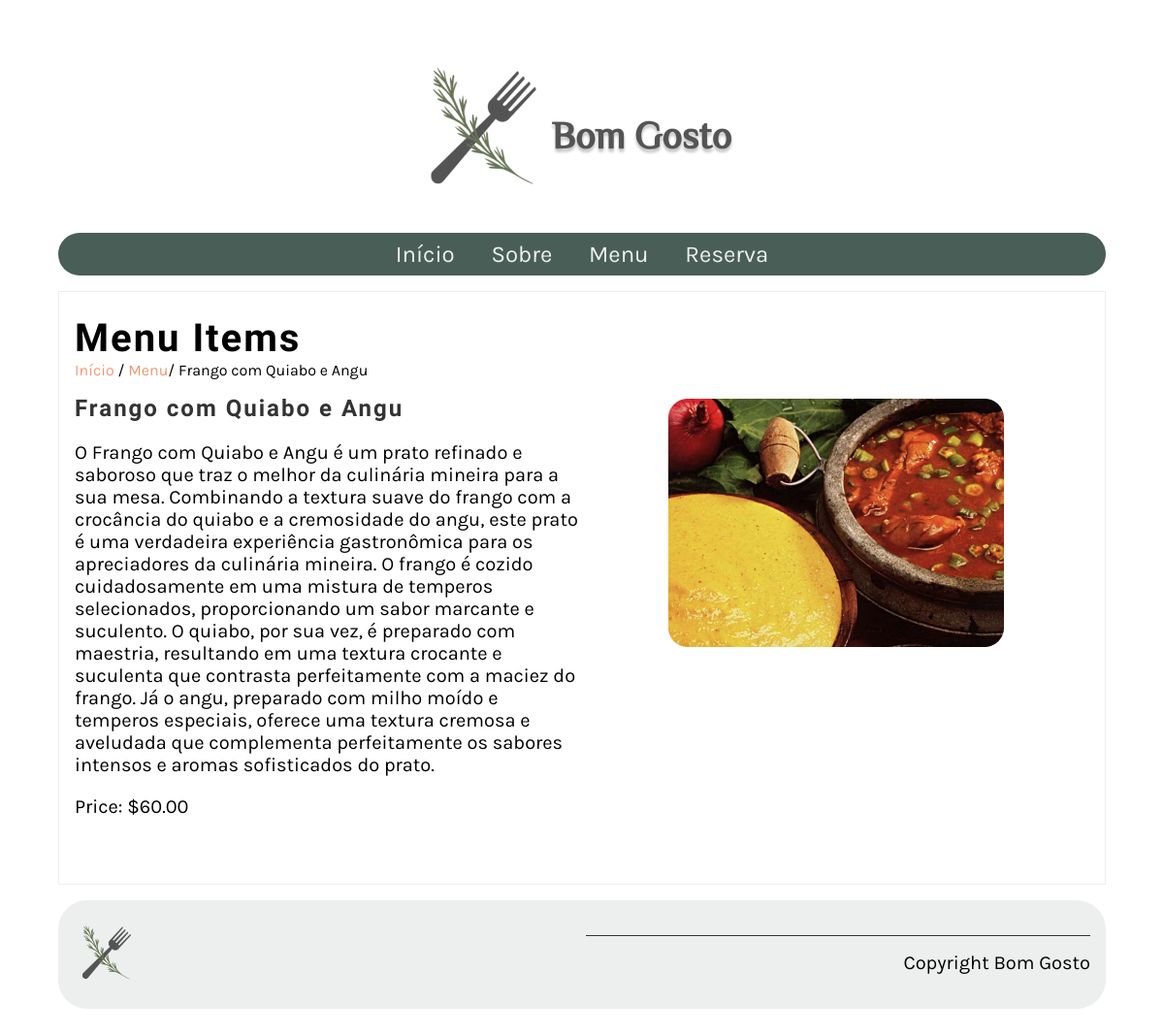
Page /menu_item/2/ on the committed database.
### restaurant/models.py (models this page shows, shortened)
class Menu(models.Model):
   name = models.CharField(max_length=200)
   price = models.IntegerField(null=False)
   menu_item_description = models.TextField(max_length=1000, default='')

### restaurant/views.py (the view)
# urls.py: path('menu_item/<int:pk>/', views.display_menu_item, name="menu_item"),
def display_menu_item(request, pk=None):
    if pk:
        menu_item = Menu.objects.get(pk=pk)
    else:
        menu_item = ""
    return render(request, 'menu_item.html', {"menu_item": menu_item})

### restaurant/templates/menu_item.html (shortened to what this page needs)
{% extends 'base.html' %} {% load static %} {% block content %}
<section>
    <article>
        <h1>Menu Items</h1>
        <span>
         <a href="{% url 'home' %}">Início</a> /
         <a href="{% url 'menu' %}">Menu</a>/
         {{menu_item.name}}
      </span>
        <div class="row">
            <div class="column">
                <h2>
                    {{ menu_item.name }}
                </h2>
                <p>
                    {{ menu_item.menu_item_description }}
                </p>
                <p>
                    Price: ${{ menu_item.price }}.00
                </p>
            </div>
            <div class="column">
                <p style="text-align: center;">
                    <img src="{% static 'img/menu_items/'|add:menu_item.name|add:'.png' %}" alt="{{ menu_item.name}}" />
                </p>
            </div>
        </div>
    </article>
</section>
{% endblock %}

### restaurant/static/css/style.css (style rules this page uses)
body { font-family: 'Karla', sans-serif; margin-top: 3rem; margin-bottom: 3rem; margin-left: 5%; margin-right: 5%; }
h1, h2, h3, h4, h5, h6 { font-family: 'Markazi Text', serif; letter-spacing: 2px; ; }
h1 { font-size: 2.5rem; margin-top: 1.5rem; margin-bottom: 0; }
h2 { font-size: 1.5rem; color: #333333; margin: 1rem 0; }
p, ul { font-size: 1.25rem; ; }
a { color: #EE9972; text-decoration: none; }
section { display: flex; gap: 2rem 1rem; margin-top: 1rem; margin-bottom: 1rem; flex-direction: row; }
article { flex: 1; }
article img { max-width: 100%; }
main article { border: 1px solid #EDEFEE; padding-left: 1rem; padding-right: 1rem; }
.row { display: flex; flex-direction: row; width: 100%; padding-bottom: 1rem; }
.column { flex-basis: 50%; margin-bottom: 1rem; padding-bottom: 1rem; }

### rows in the picture
Menu: name "Frango com Quiabo e Angu", menu_item_description "O Frango com Quiabo e Angu é um prato refinado e saboroso que traz o melhor da culinária mineira para a sua mesa. Combinando a textura suave do frango com a crocância do quiabo e a cremosidade do angu, este prato é uma verdadeira experiência gastronômica para os apreciadores da culinária mineira. O frango é cozido cuidadosamente em uma mistura de temperos selecionados, proporcionando um sabor marcante e suculento. O quiabo, por sua vez, é preparado com maestria, resultando em uma textura crocante e suculenta que contrasta perfeitamente com a maciez do frango. Já o angu, preparado com milho moído e temperos especiais, oferece uma textura cremosa e aveludada que complementa perfeitamente os…", price "60", name (picture)
